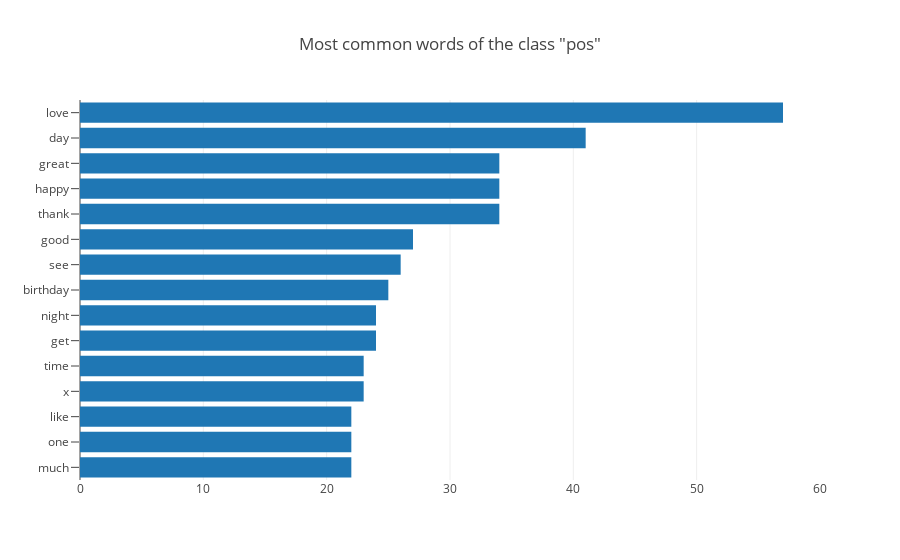
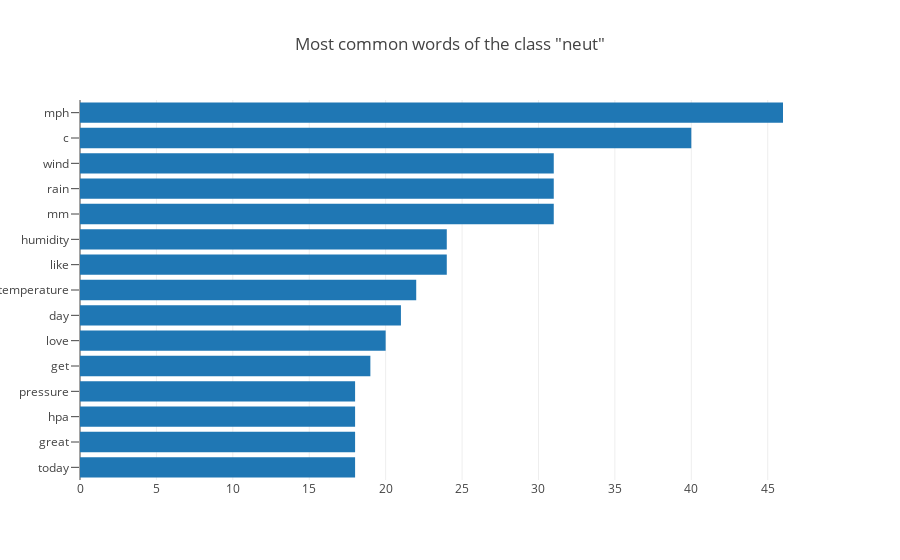
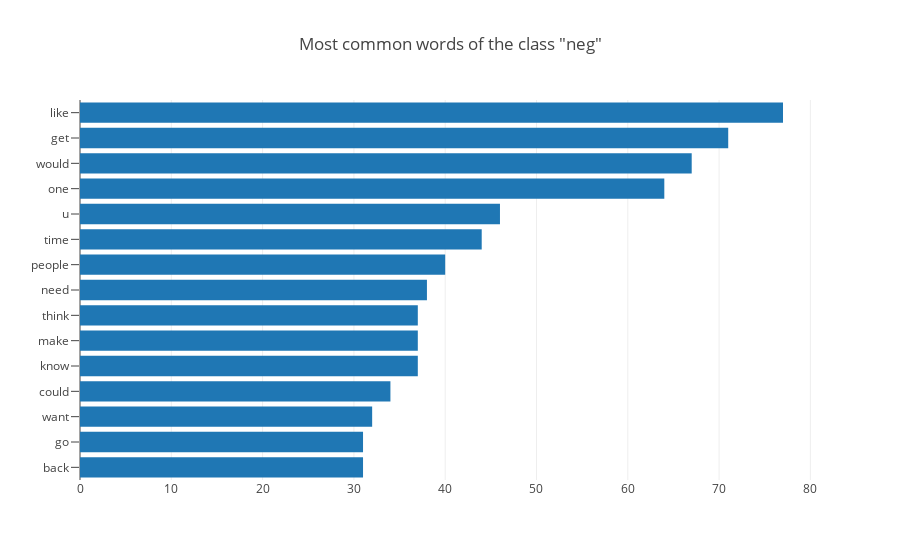

Notebook code for these charts, in order:
### Markdown cell above
Here are the most common words for each sentiment.

Clearly weather tweets are rather neutral.

### Code cell
word_counts = dict()
sents = [('neg',-1),('neut',0),('pos',1)]

for sent in sents:
    word_counts[sent[0]] = Counter()
    texts = combined_df[combined_df[target]==sent[1]]['tokens']
    for _, text in texts.iteritems():
        word_counts[sent[0]].update(text)
        
def most_common_words(kind, num_words=15):
    words, counts = zip(*word_counts[kind].most_common(num_words)[::-1])
    bars = go.Bar(
        y=words,
        x=counts,
        orientation="h"
    )
    layout = go.Layout(
        title="Most common words of the class \"{}\"".format(kind),
        yaxis=dict(
            ticklen=8  # to add some space between yaxis labels and the plot
        )
    )
    fig = go.Figure(data=[bars], layout=layout)
    iplot(fig, filename='bar')
    
most_common_words('pos')
most_common_words('neut')
most_common_words('neg')

### Figure 1 — Plotly figure (JSON) as saved in the notebook; plotly's stock layout.template omitted (floating-point values rounded to 4 significant figures)
{"data": [{"orientation": "h", "type": "bar", "uid": "d30ae09a-5aec-11e9-a2ea-40a3cc8a0425", "x": [22, 22, 22, 23, 23, 24, 24, 25, 26, 27, 34, 34, 34, 41, 57], "y": ["much", "one", "like", "x", "time", "get", "night", "birthday", "see", "good", "thank", "happy", "great", "day", "love"]}], "layout": {"title": "Most common words of the class \"pos\"", "yaxis": {"ticklen": 8}}}

### Figure 2 — Plotly figure (JSON) as saved in the notebook; plotly's stock layout.template omitted (floating-point values rounded to 4 significant figures)
{"data": [{"orientation": "h", "type": "bar", "uid": "d3116134-5aec-11e9-9e9f-40a3cc8a0425", "x": [18, 18, 18, 18, 19, 20, 21, 22, 24, 24, 31, 31, 31, 40, 46], "y": ["today", "great", "hpa", "pressure", "get", "love", "day", "temperature", "like", "humidity", "mm", "rain", "wind", "c", "mph"]}], "layout": {"title": "Most common words of the class \"neut\"", "yaxis": {"ticklen": 8}}}

### Figure 3 — Plotly figure (JSON) as saved in the notebook; plotly's stock layout.template omitted (floating-point values rounded to 4 significant figures)
{"data": [{"orientation": "h", "type": "bar", "uid": "d31a061e-5aec-11e9-8322-40a3cc8a0425", "x": [31, 31, 32, 34, 37, 37, 37, 38, 40, 44, 46, 64, 67, 71, 77], "y": ["back", "go", "want", "could", "know", "make", "think", "need", "people", "time", "u", "one", "would", "get", "like"]}], "layout": {"title": "Most common words of the class \"neg\"", "yaxis": {"ticklen": 8}}}
